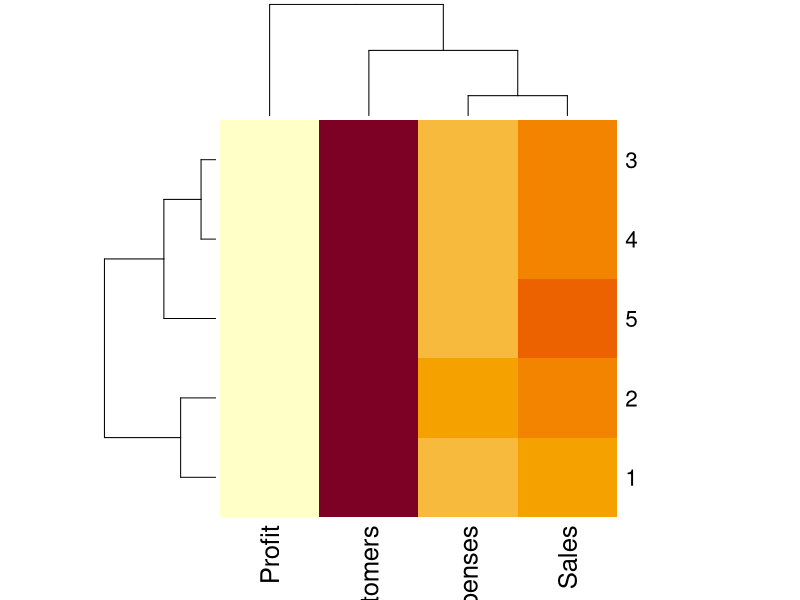

This figure's R source:
# HEATMAP
# Create dataframe
data <- data.frame(
  Years = c(2015, 2016, 2017, 2018, 2019),
  Sales = c(100, 150, 200, 180, 250),
  Profit = c(20, 30, 50, 40, 60),
  Expenses = c(80, 120, 150, 140, 190),
  Customers = c(200, 240, 300, 280, 350)
)

numeric_data <- data[, 2:5]
heatmap(as.matrix(numeric_data))
